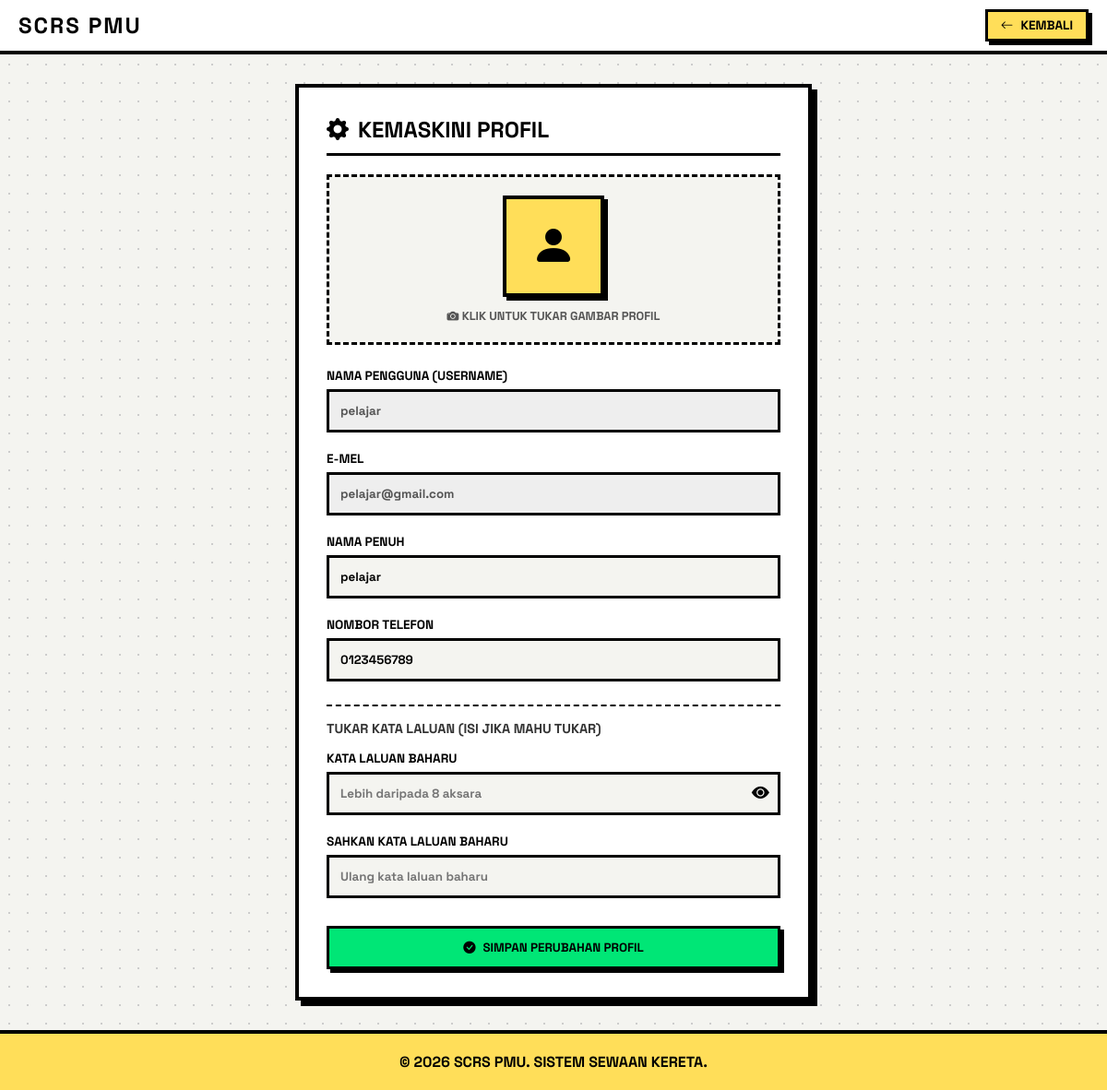
The page /edit_profile.php (signed in) on the database its author committed.
### tables this page shows
CREATE TABLE `students` (
  `id` int(11) NOT NULL AUTO_INCREMENT,
  `username` varchar(50) NOT NULL,
  `email` varchar(100) NOT NULL,
  `full_name` varchar(150) NOT NULL,
  `phone_no` varchar(20) NOT NULL,
  `no_ic` varchar(15) NOT NULL,
  `no_pendaftaran` varchar(20) NOT NULL,
  `password` varchar(255) NOT NULL,
  `student_id_file` varchar(255) NOT NULL,
  `driving_license_file` varchar(255) NOT NULL,
  `created_at` timestamp NOT NULL DEFAULT current_timestamp(),
  `status` enum('pending','approved','rejected') DEFAULT 'pending',
  `profile_picture` varchar(255) DEFAULT NULL,
  PRIMARY KEY (`id`)
);

### edit_profile.php (the view, shortened to what this page needs)
<?php
require 'db.php';
$role = $_SESSION['role'];
if ($role === 'student') {
    $user_id = $_SESSION['student_id'];
    $table = 'students';
} else if ($role === 'provider') {
    $user_id = $_SESSION['provider_id'];
    $table = 'providers';
} else {
    header("Location: login.php");
    exit();
}
$sql_get = "SELECT * FROM $table WHERE id = ?";
$stmt_get = $conn->prepare($sql_get);
$stmt_get->bind_param("i", $user_id);
$stmt_get->execute();
$user_data = $stmt_get->get_result()->fetch_assoc();
$current_pic = $user_data['profile_picture'] ?? '';
?>
<!DOCTYPE html>
<html lang="ms">
<head>
    <link rel="stylesheet" href="https://cdn.jsdelivr.net/npm/bootstrap-icons@1.10.5/font/bootstrap-icons.css">
</head>
<body>
    <header class="neo-navbar">
        <div class="neo-brand">SCRS PMU</div>
        <a href="<?php echo ($role === 'provider') ? 'provider_dashboard.php' : 'dashboard.php'; ?>" class="neo-btn" style="width: auto; padding: 6px 14px; font-size: 0.85rem;">
            <i class="bi bi-arrow-left me-1"></i> Kembali
        </a>
    </header>
    <main class="main-content">
        <div class="neo-card">
            <div class="card-header-title">
                <i class="bi bi-gear-fill text-primary"></i> Kemaskini Profil
            </div>
            <form action="" method="POST" enctype="multipart/form-data">
                <label for="profile_picture" style="display:block; cursor:pointer;">
                    <div class="profile-pic-area" id="picArea">
                        <?php if (!empty($current_pic) && file_exists($current_pic)): ?>
                            <img src="<?php echo htmlspecialchars($current_pic); ?>" class="profile-avatar" id="avatarPreview" alt="Gambar Profil">
                        <?php else: ?>
                            <div class="profile-avatar-placeholder" id="avatarPlaceholder">
                                <i class="bi bi-person-fill"></i>
                            </div>
                        <?php endif; ?>
                        <span class="profile-pic-label"><i class="bi bi-camera-fill me-1"></i> Klik untuk tukar gambar profil</span>
                    </div>
                </label>
                <div class="form-group">
                    <label class="form-label">Nama Pengguna (Username)</label>
                    <input type="text" class="form-control" value="<?php echo htmlspecialchars($user_data['username']); ?>" disabled style="background-color: #eee; cursor: not-allowed;">
                </div>
                <div class="form-group">
                    <label class="form-label">E-mel</label>
                    <input type="email" class="form-control" value="<?php echo htmlspecialchars($user_data['email']); ?>" disabled style="background-color: #eee; cursor: not-allowed;">
                </div>
                <div class="form-group">
                    <label class="form-label">Nama Penuh</label>
                    <input type="text" class="form-control" name="full_name" value="<?php echo htmlspecialchars($user_data['full_name']); ?>" required>
                </div>
                <div class="form-group">
                    <label class="form-label">Nombor Telefon</label>
                    <input type="text" class="form-control" name="phone_no" value="<?php echo htmlspecialchars($user_data['phone_no']); ?>" required>
                </div>
                <div style="border-top: 2px dashed var(--black); margin: 25px 0 20px 0; padding-top: 15px;">
                    <p style="font-weight: 900; text-transform: uppercase; margin-bottom: 15px; font-size: 0.9rem; color: #333;">
                        Tukar Kata Laluan (Isi Jika Mahu Tukar)
                    </p>
                    <div class="form-group">
                        <label class="form-label">Kata Laluan Baharu</label>
                        <div class="input-wrapper">
                            <input type="password" class="form-control" name="new_password" id="new_password" placeholder="Lebih daripada 8 aksara">
                            <button type="button" class="password-toggle-btn" id="toggleNewPw">
                                <i class="bi bi-eye-fill"></i>
                            </button>
                        </div>
                    </div>
                    <div class="form-group">
                        <label class="form-label">Sahkan Kata Laluan Baharu</label>
                        <input type="password" class="form-control" name="confirm_password" placeholder="Ulang kata laluan baharu">
                    </div>
                </div>
                <button type="submit" name="update_profile" class="neo-btn btn-green" style="margin-top: 10px;">
                    <i class="bi bi-check-circle-fill me-1"></i> Simpan Perubahan Profil
                </button>
            </form>
        </div>
    </main>
    <footer>
        &copy; <?php echo date("Y"); ?> SCRS PMU. SISTEM SEWAAN KERETA.
    </footer>
</body>
</html>

### edit_profile.php (style rules this page uses)
:root { --black: #000000; --white: #ffffff; --yellow: #ffde59; --green: #00e676; --blue: #00e5ff; --pink: #ff66c4; --bg-color: #f4f4f0; --border-thick: 4px solid var(--black); --shadow-solid: 6px 6px 0px var(--black); --shadow-hover: 4px 4px 0px var(--black); --shadow-active: 0px 0px 0px var(--black); --transition: all 0.15s ease-in-out; }
* { margin: 0; padding: 0; box-sizing: border-box; font-family: 'Space Grotesk', sans-serif; }
body { background-color: var(--bg-color); background-image: radial-gradient(#ccc 1.5px, transparent 1.5px); background-size: 20px 20px; min-height: 100vh; display: flex; flex-direction: column; overflow-x: hidden; }
a { text-decoration: none; color: inherit; }
button, input { font-family: inherit; }
.neo-navbar { background-color: var(--white); border-bottom: var(--border-thick); padding: 10px 20px; display: flex; justify-content: space-between; align-items: center; position: sticky; top: 0; z-index: 1000; }
.neo-brand { font-size: 1.5rem; font-weight: 900; letter-spacing: 2px; text-transform: uppercase; }
.main-content { flex: 1; padding: 2rem 20px; max-width: 600px; margin: 0 auto; width: 100%; }
.neo-card { background-color: var(--white); border: var(--border-thick); box-shadow: var(--shadow-solid); padding: 30px; }
.card-header-title { font-size: 1.5rem; font-weight: 900; text-transform: uppercase; border-bottom: 3px solid var(--black); padding-bottom: 10px; margin-bottom: 20px; display: flex; align-items: center; gap: 10px; }
.profile-pic-area { display: flex; flex-direction: column; align-items: center; gap: 12px; margin-bottom: 25px; padding: 20px; border: 3px dashed var(--black); background: var(--bg-color); cursor: pointer; transition: var(--transition); }
.profile-avatar-placeholder { width: 110px; height: 110px; border: 4px solid var(--black); box-shadow: 4px 4px 0px var(--black); background: var(--yellow); display: flex; align-items: center; justify-content: center; font-size: 3rem; }
.profile-pic-label { font-weight: 800; text-transform: uppercase; font-size: 0.8rem; color: #555; }
.form-group { margin-bottom: 20px; display: flex; flex-direction: column; gap: 6px; }
.form-label { font-weight: 800; text-transform: uppercase; font-size: 0.85rem; }
.form-control { border: 3px solid var(--black); padding: 12px; font-weight: 700; background-color: var(--bg-color); outline: none; width: 100%; }
.input-wrapper { position: relative; display: flex; align-items: center; }
.password-toggle-btn { position: absolute; right: 12px; cursor: pointer; font-size: 1.2rem; color: var(--black); background: none; border: none; }
.neo-btn { background-color: var(--yellow); border: 3px solid var(--black); box-shadow: 4px 4px 0px var(--black); font-weight: 900; text-transform: uppercase; padding: 12px 20px; cursor: pointer; transition: var(--transition); width: 100%; text-align: center; display: inline-flex; align-items: center; justify-content: center; gap: 8px; }
.btn-green { background-color: var(--green); }
footer { background-color: var(--yellow); border-top: var(--border-thick); padding: 20px; text-align: center; font-weight: 900; text-transform: uppercase; margin-top: auto; }

### rows shown on the page
students: username "pelajar", email "pelajar@gmail.com", full_name "pelajar", phone_no "0123456789"
